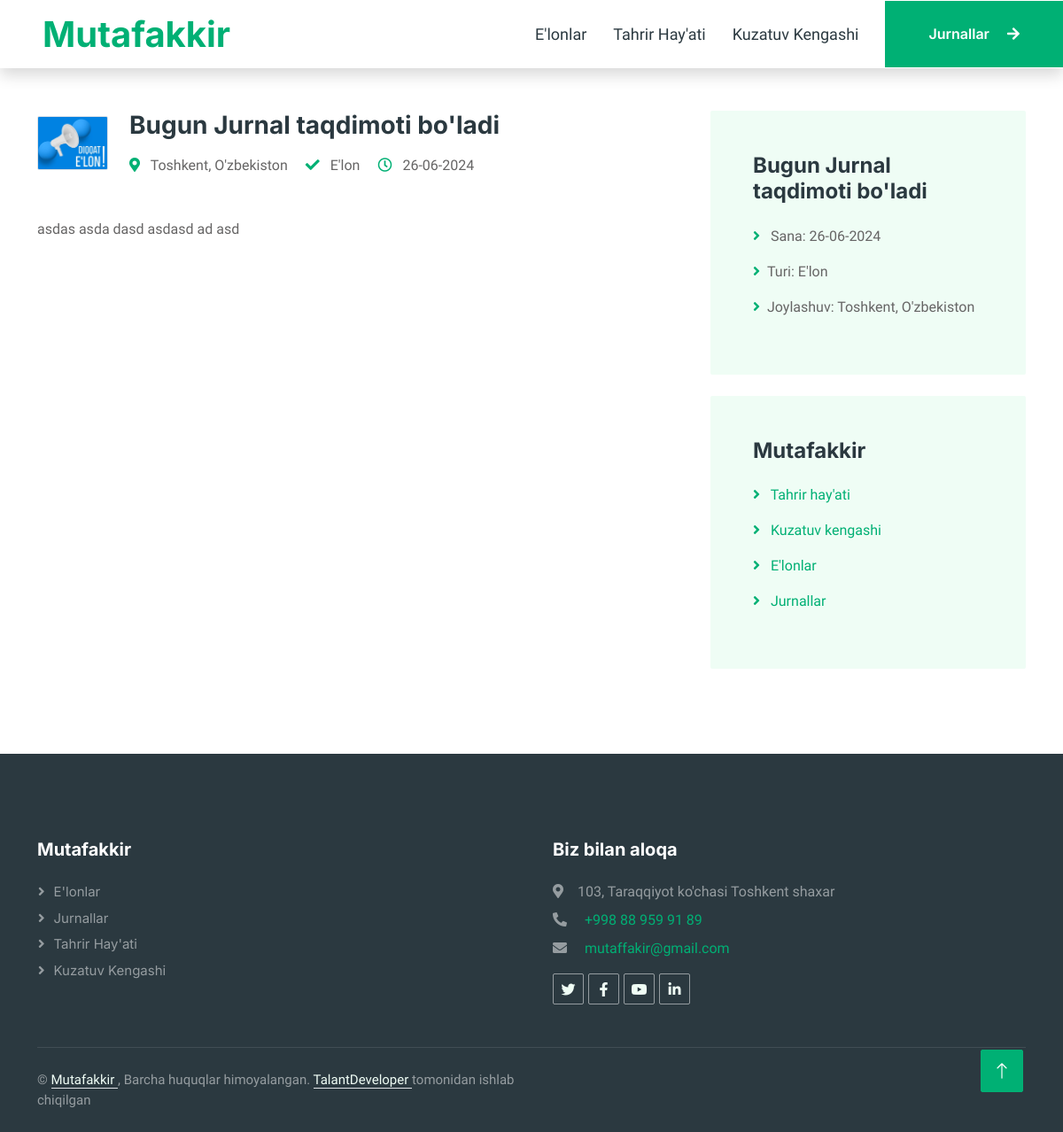
/elon/1/, run on the app's committed database.
### main/models.py (models this page shows, shortened)
class Announcement(models.Model):
    name = models.CharField(max_length=255, verbose_name="Name")
    image = models.ImageField(upload_to=upload_image, verbose_name="Image", default='/image/elon.jpg')
    content = RichTextUploadingField(verbose_name="Content")
    created_at = models.DateTimeField(auto_now_add=True, verbose_name="Created at")
    updated_at = models.DateTimeField(auto_now=True, verbose_name="Updated at")

### main/views.py (the view)
# urls.py: path('elon/<int:announcement_id>/', views.announcement_view, name='announcement'),
def announcement_view(request, announcement_id):
    announcement = Announcement.objects.get(pk=announcement_id)
    context = {'announcement': announcement}
    return render(request, 'main/announ.html', context)

### templates/main/announ.html
{% extends 'base.html' %}
{% load static %}
{% block content %}
    <div class="container-xxl py-5 wow fadeInUp" data-wow-delay="0.1s">
        <div class="container">
            <div class="row gy-5 gx-4">
                <div class="col-lg-8">
                    <div class="d-flex align-items-center mb-5">
                        <img class="flex-shrink-0 img-fluid border rounded" src="{{ announcement.image.url }}"
                             alt="img" style="width: 80px; height: auto;">
                        <div class="text-start ps-4">
                            <h3 class="mb-3">{{ announcement.name }}</h3>
                            <span class="text-truncate me-3"><i class="fa fa-map-marker-alt text-primary me-2"></i>
                                Toshkent, O'zbekiston
                            </span>
                            <span class="text-truncate me-3">
                                <i class="fa fa-check text-primary me-2"></i>
                                E'lon
                            </span>
                            <span class="text-truncate me-3">
                                <i class="far fa-clock text-primary me-2"></i>
                                {{ announcement.created_at|date:"d-m-Y" }}
                            </span>
                        </div>
                    </div>
                    <div>
                        {{ announcement.content| safe }}
                    </div>
                </div>
                <div class="col-lg-4">
                    <div class="bg-light rounded p-5 mb-4 wow slideInUp" data-wow-delay="0.1s">
                        <h4 class="mb-4">
                            {{ announcement.name }}
                        </h4>
                        <p>
                            <i class="fa fa-angle-right text-primary me-2"></i>
                            Sana: {{ announcement.created_at|date:"d-m-Y" }}
                        </p>
                        <p><i class="fa fa-angle-right text-primary me-2"></i>Turi: E'lon</p>
                        <p><i class="fa fa-angle-right text-primary me-2"></i>Joylashuv: Toshkent, O'zbekiston</p>
                    </div>
                    <div class="bg-light rounded p-5 wow slideInUp" data-wow-delay="0.1s">
                        <h4 class="mb-4">
                            Mutafakkir
                        </h4>
                        <p><i class="fa fa-angle-right text-primary me-2"></i>
                            <a href="{% url 'main:page' 'tahrir_hayati' %}">
                                Tahrir hay'ati
                            </a>
                        </p>
                        <p><i class="fa fa-angle-right text-primary me-2"></i>
                            <a href="{% url 'main:page' 'kuzatuv_kegnashi' %}">
                                Kuzatuv kengashi
                            </a>
                        </p>
                        <p><i class="fa fa-angle-right text-primary me-2"></i>
                            <a href="{% url 'main:announcements' %}">
                                E'lonlar
                            </a>
                        </p>
                        <p><i class="fa fa-angle-right text-primary me-2"></i>
                            <a href="{% url 'main:newsletters' %}">
                                Jurnallar
                            </a>
                        </p>
                    </div>
                </div>
            </div>
        </div>
    </div>
{% endblock %}

### static/css/style.css (style rules this page uses)
:root { --primary: #00B074; --secondary: #2B9BFF; --light: #EFFDF5; --dark: #2B3940; }

### data on the page
Announcement: image (picture), name "Bugun Jurnal taqdimoti bo'ladi", created_at "26-06-2024", content "asdas asda dasd asdasd ad asd"
